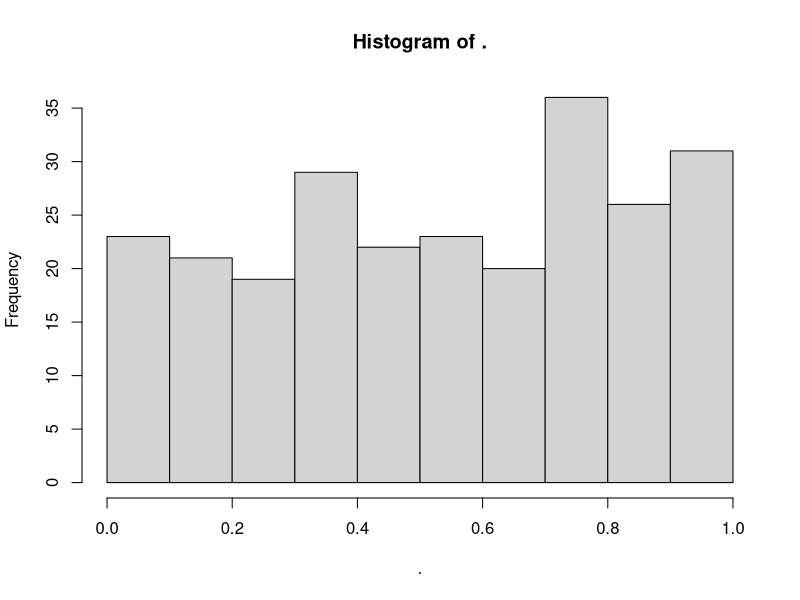

Write R code to recreate this figure.
## ---- chunk 1
library(tidyverse)
library(viridis)
knitr::opts_chunk$set(
	echo = FALSE,
	warning = FALSE,
	message = FALSE,
	fig.width = 8, 
  fig.height = 6,
  out.width = "90%"
)
options(
  ggplot2.continuous.colour = "viridis",
  ggplot2.continuous.fill = "viridis"
)
scale_colour_discrete = scale_colour_viridis_d
scale_fill_discrete = scale_fill_viridis_d
theme_set(theme_minimal() + theme(legend.position = "bottom"))
## ---- chunk 2
data = read_delim("./data/data.txt", delim = " ", col_names = FALSE) %>% 
  select(-X1) %>% 
  pivot_longer(cols = X2:X11, names_to = "list") %>% 
  select(value)
data %>% 
  pull(value) %>% 
  hist()
## ---- chunk 3
p = c(.02, .04, .10, .25, .50)
## ---- chunk 4
res = vector(mode = "list", length = 250)
ntox = 0
i = 1
j = 1
while (ntox < 2 && i %in% c(1:5) && j %in% 1:83) {
  for (k in (3*(j-1)+1):(3*(j-1)+3)) {
    ntox = if_else(pull(data, value)[[k]] < p[[i]], (ntox + 1), ntox)
    res = rbind(res, cbind(ntox, i, k, j))
  }
  if(ntox == 1) {
    for (k in (3*j+1):(3*j+3)) {
      ntox = if_else(pull(data, value)[[k]] < p[[i]], (ntox + 1), ntox)
      res = rbind(res, cbind(ntox, i, k, j))
    }
    j = j + 1
  }
  ntox = 0
  i = i + 1
  j = j + 1
}
res
